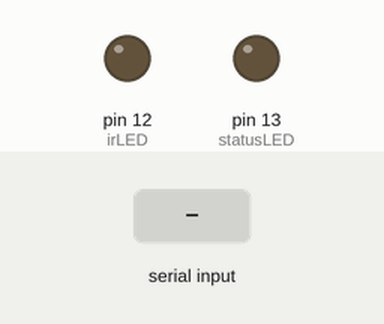
A sketch run on a simulated Arduino Uno, built with avr-gcc and run on an emulated ATmega328P. Parts: output pins drawn as LEDs (lit = HIGH). Inputs (shaded band) come from the test bench.

Above: at 1.2 s.
1.3 s: byte 30 received over Serial
At 1.4 s:
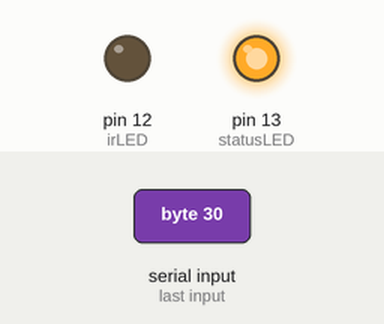
3.0 s: byte 90 received over Serial
At 4.6 s:
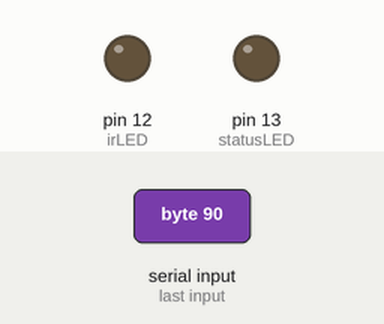
Timing chart, 0 to 6.1 s (numbered marks = the images above; inputs shaded):
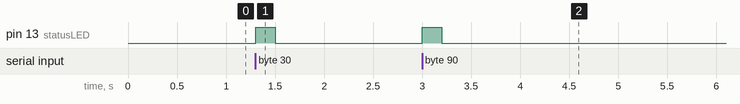

Measured:
- after the input at 1.3 s, pin 13 (statusLED): LOW → HIGH at once, → LOW 0.20 s later
- after the input at 3.0 s, pin 13 (statusLED): LOW → HIGH at once, → LOW 0.20 s later

The sketch:

CanonRemote2.ino
```cpp
#define irLED 12
#define statusLED 13

unsigned long ledtime = 0;

void setup() {
  pinMode(irLED, OUTPUT);
  pinMode(statusLED, OUTPUT);
  Serial.begin(9600);

}

void loop() {
  int t = 0;
  if (Serial.available() > 0) {
    t = Serial.read();
    digitalWrite(statusLED, HIGH);                      //Timelapse active
    ledtime = millis();
    sendInfraredSignal();                               // to take photo normally - send one IR signal
    }                                                   // in bulb mode one IR signal opens shutter, one more IR signal closes it
  if(millis() - ledtime > 200){
    digitalWrite(statusLED, LOW);
    }

}

void sendInfraredSignal() {
  for(int i=0; i<16; i++) {         // 16 very rapid flashes
    digitalWrite(irLED, HIGH);
    delayMicroseconds(11);
    digitalWrite(irLED, LOW);
    delayMicroseconds(11);
   }
   delayMicroseconds(7330);         // longer delay off
   for(int i=0; i<16; i++) {        // 16 more very rapid flashes
     digitalWrite(irLED, HIGH);
     delayMicroseconds(11);
     digitalWrite(irLED, LOW);
     delayMicroseconds(11);
   }
}
```
